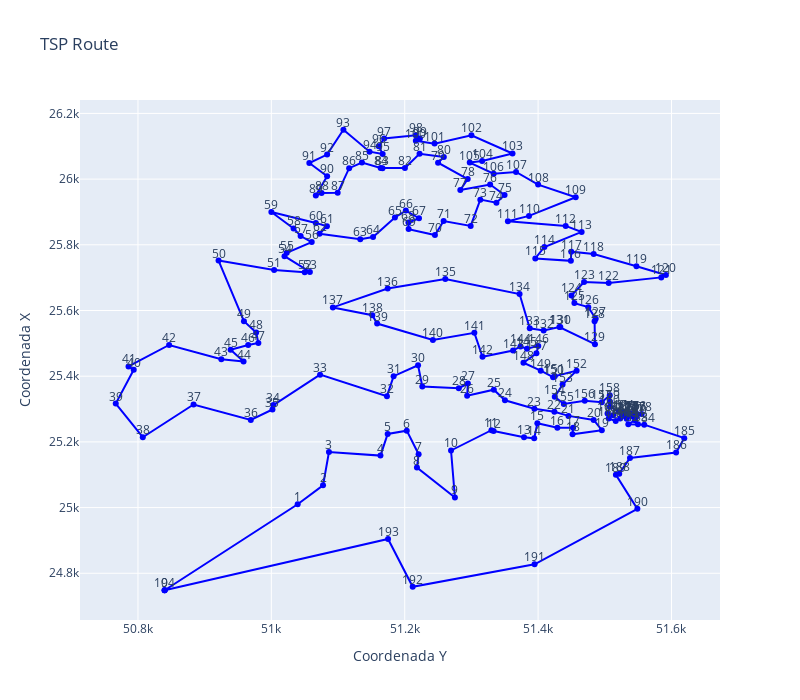

The notebook cell saved with this chart:
### Code cell
plot_route(cities,best_tour)

### Figure 1 — Plotly figure (JSON) as saved in the notebook; plotly's stock layout.template omitted (floating-point values rounded to 4 significant figures; data arrays with more than 128 entries replaced by an {"elided": "..."} marker saying what was removed)
{"data": [{"marker": {"color": "blue", "size": 6}, "mode": "lines+markers", "name": "Ruta", "type": "scatter", "x": {"elided": "196 float values"}, "y": {"elided": "196 float values"}}, {"mode": "text", "text": ["0"], "textposition": "top center", "type": "scatter", "x": [50840], "y": [24750.0]}, {"mode": "text", "text": ["1"], "textposition": "top center", "type": "scatter", "x": [51040.0], "y": [25010]}, {"mode": "text", "text": ["2"], "textposition": "top center", "type": "scatter", "x": [51080.0], "y": [25070.0]}, {"mode": "text", "text": ["3"], "textposition": "top center", "type": "scatter", "x": [51090.0], "y": [25170.0]}, {"mode": "text", "text": ["4"], "textposition": "top center", "type": "scatter", "x": [51160.0], "y": [25160.0]}, {"mode": "text", "text": ["5"], "textposition": "top center", "type": "scatter", "x": [51170.0], "y": [25220.0]}, {"mode": "text", "text": ["6"], "textposition": "top center", "type": "scatter", "x": [51200.0], "y": [25230.0]}, {"mode": "text", "text": ["7"], "textposition": "top center", "type": "scatter", "x": [51220.0], "y": [25160.0]}, {"mode": "text", "text": ["8"], "textposition": "top center", "type": "scatter", "x": [51220.0], "y": [25120.0]}, {"mode": "text", "text": ["9"], "textposition": "top center", "type": "scatter", "x": [51280.0], "y": [25030.0]}, {"mode": "text", "text": ["10"], "textposition": "top center", "type": "scatter", "x": [51270.0], "y": [25170.0]}, {"mode": "text", "text": ["11"], "textposition": "top center", "type": "scatter", "x": [51330], "y": [25240.0]}, {"mode": "text", "text": ["12"], "textposition": "top center", "type": "scatter", "x": [51330.0], "y": [25230.0]}, {"mode": "text", "text": ["13"], "textposition": "top center", "type": "scatter", "x": [51380.0], "y": [25210.0]}, {"mode": "text", "text": ["14"], "textposition": "top center", "type": "scatter", "x": [51390.0], "y": [25210.0]}, {"mode": "text", "text": ["15"], "textposition": "top center", "type": "scatter", "x": [51400.0], "y": [25260.0]}, {"mode": "text", "text": ["16"], "textposition": "top center", "type": "scatter", "x": [51430.0], "y": [25240.0]}, {"mode": "text", "text": ["17"], "textposition": "top center", "type": "scatter", "x": [51450.0], "y": [25240.0]}, {"mode": "text", "text": ["18"], "textposition": "top center", "type": "scatter", "x": [51450.0], "y": [25220.0]}, {"mode": "text", "text": ["19"], "textposition": "top center", "type": "scatter", "x": [51500.0], "y": [25240.0]}, {"mode": "text", "text": ["20"], "textposition": "top center", "type": "scatter", "x": [51480.0], "y": [25270.0]}, {"mode": "text", "text": ["21"], "textposition": "top center", "type": "scatter", "x": [51450.0], "y": [25280.0]}, {"mode": "text", "text": ["22"], "textposition": "top center", "type": "scatter", "x": [51420.0], "y": [25290.0]}, {"mode": "text", "text": ["23"], "textposition": "top center", "type": "scatter", "x": [51390.0], "y": [25300.0]}, {"mode": "text", "text": ["24"], "textposition": "top center", "type": "scatter", "x": [51350.0], "y": [25330.0]}, {"mode": "text", "text": ["25"], "textposition": "top center", "type": "scatter", "x": [51330.0], "y": [25360.0]}, {"mode": "text", "text": ["26"], "textposition": "top center", "type": "scatter", "x": [51290.0], "y": [25340.0]}, {"mode": "text", "text": ["27"], "textposition": "top center", "type": "scatter", "x": [51290.0], "y": [25380.0]}, {"mode": "text", "text": ["28"], "textposition": "top center", "type": "scatter", "x": [51280.0], "y": [25360.0]}, {"mode": "text", "text": ["29"], "textposition": "top center", "type": "scatter", "x": [51230.0], "y": [25370.0]}, {"mode": "text", "text": ["30"], "textposition": "top center", "type": "scatter", "x": [51220], "y": [25430.0]}, {"mode": "text", "text": ["31"], "textposition": "top center", "type": "scatter", "x": [51180.0], "y": [25400]}, {"mode": "text", "text": ["32"], "textposition": "top center", "type": "scatter", "x": [51170.0], "y": [25340.0]}, {"mode": "text", "text": ["33"], "textposition": "top center", "type": "scatter", "x": [51070.0], "y": [25400.0]}, {"mode": "text", "text": ["34"], "textposition": "top center", "type": "scatter", "x": [51000.0], "y": [25310.0]}, {"mode": "text", "text": ["35"], "textposition": "top center", "type": "scatter", "x": [51000.0], "y": [25300.0]}, {"mode": "text", "text": ["36"], "textposition": "top center", "type": "scatter", "x": [50970.0], "y": [25270.0]}, {"mode": "text", "text": ["37"], "textposition": "top center", "type": "scatter", "x": [50880.0], "y": [25310.0]}, {"mode": "text", "text": ["38"], "textposition": "top center", "type": "scatter", "x": [50810.0], "y": [25210.0]}, {"mode": "text", "text": ["39"], "textposition": "top center", "type": "scatter", "x": [50770.0], "y": [25320.0]}, {"mode": "text", "text": ["40"], "textposition": "top center", "type": "scatter", "x": [50790.0], "y": [25420.0]}, {"mode": "text", "text": ["41"], "textposition": "top center", "type": "scatter", "x": [50790.0], "y": [25430.0]}, {"mode": "text", "text": ["42"], "textposition": "top center", "type": "scatter", "x": [50850.0], "y": [25495]}, {"mode": "text", "text": ["43"], "textposition": "top center", "type": "scatter", "x": [50925], "y": [25450.0]}, {"mode": "text", "text": ["44"], "textposition": "top center", "type": "scatter", "x": [50960.0], "y": [25440.0]}, {"mode": "text", "text": ["45"], "textposition": "top center", "type": "scatter", "x": [50940.0], "y": [25480.0]}, {"mode": "text", "text": ["46"], "textposition": "top center", "type": "scatter", "x": [50970.0], "y": [25495]}, {"mode": "text", "text": ["47"], "textposition": "top center", "type": "scatter", "x": [50980.0], "y": [25500.0]}, {"mode": "text", "text": ["48"], "textposition": "top center", "type": "scatter", "x": [50980.0], "y": [25530.0]}, {"mode": "text", "text": ["49"], "textposition": "top center", "type": "scatter", "x": [50960.0], "y": [25570.0]}, {"mode": "text", "text": ["50"], "textposition": "top center", "type": "scatter", "x": [50920.0], "y": [25750.0]}, {"mode": "text", "text": ["51"], "textposition": "top center", "type": "scatter", "x": [51000.0], "y": [25720.0]}, {"mode": "text", "text": ["52"], "textposition": "top center", "type": "scatter", "x": [51050], "y": [25720.0]}, {"mode": "text", "text": ["53"], "textposition": "top center", "type": "scatter", "x": [51060.0], "y": [25720.0]}, {"mode": "text", "text": ["54"], "textposition": "top center", "type": "scatter", "x": [51020.0], "y": [25770.0]}, {"mode": "text", "text": ["55"], "textposition": "top center", "type": "scatter", "x": [51020.0], "y": [25780.0]}, {"mode": "text", "text": ["56"], "textposition": "top center", "type": "scatter", "x": [51060.0], "y": [25810.0]}, {"mode": "text", "text": ["57"], "textposition": "top center", "type": "scatter", "x": [51040.0], "y": [25830.0]}, {"mode": "text", "text": ["58"], "textposition": "top center", "type": "scatter", "x": [51030.0], "y": [25850]}, {"mode": "text", "text": ["59"], "textposition": "top center", "type": "scatter", "x": [51000], "y": [25900]}, {"mode": "text", "text": ["60"], "textposition": "top center", "type": "scatter", "x": [51070.0], "y": [25870.0]}, {"mode": "text", "text": ["61"], "textposition": "top center", "type": "scatter", "x": [51080.0], "y": [25860.0]}, {"mode": "text", "text": ["62"], "textposition": "top center", "type": "scatter", "x": [51070.0], "y": [25830.0]}, {"mode": "text", "text": ["63"], "textposition": "top center", "type": "scatter", "x": [51130.0], "y": [25820.0]}, {"mode": "text", "text": ["64"], "textposition": "top center", "type": "scatter", "x": [51150.0], "y": [25820.0]}, {"mode": "text", "text": ["65"], "textposition": "top center", "type": "scatter", "x": [51190.0], "y": [25880.0]}, {"mode": "text", "text": ["66"], "textposition": "top center", "type": "scatter", "x": [51200.0], "y": [25900.0]}, {"mode": "text", "text": ["67"], "textposition": "top center", "type": "scatter", "x": [51220.0], "y": [25880.0]}, {"mode": "text", "text": ["68"], "textposition": "top center", "type": "scatter", "x": [51210.0], "y": [25870.0]}, {"mode": "text", "text": ["69"], "textposition": "top center", "type": "scatter", "x": [51210.0], "y": [25850.0]}, {"mode": "text", "text": ["70"], "textposition": "top center", "type": "scatter", "x": [51250.0], "y": [25830.0]}, {"mode": "text", "text": ["71"], "textposition": "top center", "type": "scatter", "x": [51260.0], "y": [25870.0]}, {"mode": "text", "text": ["72"], "textposition": "top center", "type": "scatter", "x": [51300.0], "y": [25860.0]}, {"mode": "text", "text": ["73"], "textposition": "top center", "type": "scatter", "x": [51310.0], "y": [25940.0]}, {"mode": "text", "text": ["74"], "textposition": "top center", "type": "scatter", "x": [51340.0], "y": [25930.0]}, {"mode": "text", "text": ["75"], "textposition": "top center", "type": "scatter", "x": [51350.0], "y": [25950.0]}, {"mode": "text", "text": ["76"], "textposition": "top center", "type": "scatter", "x": [51330.0], "y": [25980.0]}, {"mode": "text", "text": ["77"], "textposition": "top center", "type": "scatter", "x": [51280.0], "y": [25970.0]}, {"mode": "text", "text": ["78"], "textposition": "top center", "type": "scatter", "x": [51290.0], "y": [26000.0]}, {"mode": "text", "text": ["79"], "textposition": "top center", "type": "scatter", "x": [51250], "y": [26050]}, {"mode": "text", "text": ["80"], "textposition": "top center", "type": "scatter", "x": [51260.0], "y": [26070.0]}, {"mode": "text", "text": ["81"], "textposition": "top center", "type": "scatter", "x": [51220.0], "y": [26080.0]}, {"mode": "text", "text": ["82"], "textposition": "top center", "type": "scatter", "x": [51200.0], "y": [26030.0]}, {"mode": "text", "text": ["83"], "textposition": "top center", "type": "scatter", "x": [51170.0], "y": [26030.0]}, {"mode": "text", "text": ["84"], "textposition": "top center", "type": "scatter", "x": [51160.0], "y": [26030.0]}, {"mode": "text", "text": ["85"], "textposition": "top center", "type": "scatter", "x": [51140.0], "y": [26050.0]}, {"mode": "text", "text": ["86"], "textposition": "top center", "type": "scatter", "x": [51120.0], "y": [26030.0]}, {"mode": "text", "text": ["87"], "textposition": "top center", "type": "scatter", "x": [51100.0], "y": [25960.0]}, {"mode": "text", "text": ["88"], "textposition": "top center", "type": "scatter", "x": [51080.0], "y": [25960.0]}, {"mode": "text", "text": ["89"], "textposition": "top center", "type": "scatter", "x": [51070.0], "y": [25950]}, {"mode": "text", "text": ["90"], "textposition": "top center", "type": "scatter", "x": [51080.0], "y": [26010.0]}, {"mode": "text", "text": ["91"], "textposition": "top center", "type": "scatter", "x": [51060.0], "y": [26050.0]}, {"mode": "text", "text": ["92"], "textposition": "top center", "type": "scatter", "x": [51080.0], "y": [26070.0]}, {"mode": "text", "text": ["93"], "textposition": "top center", "type": "scatter", "x": [51110.0], "y": [26150.0]}, {"mode": "text", "text": ["94"], "textposition": "top center", "type": "scatter", "x": [51150.0], "y": [26080.0]}, {"mode": "text", "text": ["95"], "textposition": "top center", "type": "scatter", "x": [51170.0], "y": [26080.0]}, {"mode": "text", "text": ["96"], "textposition": "top center", "type": "scatter", "x": [51160.0], "y": [26100.0]}, {"mode": "text", "text": ["97"], "textposition": "top center", "type": "scatter", "x": [51170.0], "y": [26120.0]}, {"mode": "text", "text": ["98"], "textposition": "top center", "type": "scatter", "x": [51220.0], "y": [26130.0]}, {"mode": "text", "text": ["99"], "textposition": "top center", "type": "scatter", "x": [51220.0], "y": [26120.0]}, {"mode": "text", "text": ["100"], "textposition": "top center", "type": "scatter", "x": [51220.0], "y": [26120.0]}, {"mode": "text", "text": ["101"], "textposition": "top center", "type": "scatter", "x": [51240.0], "y": [26110.0]}, {"mode": "text", "text": ["102"], "textposition": "top center", "type": "scatter", "x": [51300], "y": [26130.0]}, {"mode": "text", "text": ["103"], "textposition": "top center", "type": "scatter", "x": [51360.0], "y": [26080.0]}, {"mode": "text", "text": ["104"], "textposition": "top center", "type": "scatter", "x": [51320.0], "y": [26055]}, {"mode": "text", "text": ["105"], "textposition": "top center", "type": "scatter", "x": [51300.0], "y": [26050.0]}, {"mode": "text", "text": ["106"], "textposition": "top center", "type": "scatter", "x": [51330.0], "y": [26020.0]}, {"mode": "text", "text": ["107"], "textposition": "top center", "type": "scatter", "x": [51370.0], "y": [26020.0]}, {"mode": "text", "text": ["108"], "textposition": "top center", "type": "scatter", "x": [51400], "y": [25980.0]}, {"mode": "text", "text": ["109"], "textposition": "top center", "type": "scatter", "x": [51460.0], "y": [25940.0]}, {"mode": "text", "text": ["110"], "textposition": "top center", "type": "scatter", "x": [51390.0], "y": [25890.0]}, {"mode": "text", "text": ["111"], "textposition": "top center", "type": "scatter", "x": [51350.0], "y": [25870.0]}, {"mode": "text", "text": ["112"], "textposition": "top center", "type": "scatter", "x": [51440.0], "y": [25860.0]}, {"mode": "text", "text": ["113"], "textposition": "top center", "type": "scatter", "x": [51470.0], "y": [25840.0]}, {"mode": "text", "text": ["114"], "textposition": "top center", "type": "scatter", "x": [51410.0], "y": [25790.0]}, {"mode": "text", "text": ["115"], "textposition": "top center", "type": "scatter", "x": [51400.0], "y": [25760.0]}, {"mode": "text", "text": ["116"], "textposition": "top center", "type": "scatter", "x": [51450.0], "y": [25750.0]}, {"mode": "text", "text": ["117"], "textposition": "top center", "type": "scatter", "x": [51450.0], "y": [25780.0]}, {"mode": "text", "text": ["118"], "textposition": "top center", "type": "scatter", "x": [51480.0], "y": [25770.0]}, {"mode": "text", "text": ["119"], "textposition": "top center", "type": "scatter", "x": [51550.0], "y": [25730.0]}, {"mode": "text", "text": ["120"], "textposition": "top center", "type": "scatter", "x": [51590.0], "y": [25710.0]}, {"mode": "text", "text": ["121"], "textposition": "top center", "type": "scatter", "x": [51580.0], "y": [25700.0]}, {"mode": "text", "text": ["122"], "textposition": "top center", "type": "scatter", "x": [51510.0], "y": [25680.0]}, {"mode": "text", "text": ["123"], "textposition": "top center", "type": "scatter", "x": [51470.0], "y": [25690.0]}, {"mode": "text", "text": ["124"], "textposition": "top center", "type": "scatter", "x": [51450], "y": [25650.0]}, {"mode": "text", "text": ["125"], "textposition": "top center", "type": "scatter", "x": [51450.0], "y": [25620.0]}, {"mode": "text", "text": ["126"], "textposition": "top center", "type": "scatter", "x": [51480.0], "y": [25610.0]}, {"mode": "text", "text": ["127"], "textposition": "top center", "type": "scatter", "x": [51490.0], "y": [25570.0]}, {"mode": "text", "text": ["128"], "textposition": "top center", "type": "scatter", "x": [51480.0], "y": [25570.0]}, {"mode": "text", "text": ["129"], "textposition": "top center", "type": "scatter", "x": [51490.0], "y": [25500.0]}, {"mode": "text", "text": ["130"], "textposition": "top center", "type": "scatter", "x": [51430.0], "y": [25550]}, {"mode": "text", "text": ["131"], "textposition": "top center", "type": "scatter", "x": [51430.0], "y": [25550.0]}, {"mode": "text", "text": ["132"], "textposition": "top center", "type": "scatter", "x": [51410.0], "y": [25540.0]}, {"mode": "text", "text": ["133"], "textposition": "top center", "type": "scatter", "x": [51390.0], "y": [25550.0]}, {"mode": "text", "text": ["134"], "textposition": "top center", "type": "scatter", "x": [51370.0], "y": [25650]}, {"mode": "text", "text": ["135"], "textposition": "top center", "type": "scatter", "x": [51260.0], "y": [25700.0]}, {"mode": "text", "text": ["136"], "textposition": "top center", "type": "scatter", "x": [51170.0], "y": [25670.0]}, {"mode": "text", "text": ["137"], "textposition": "top center", "type": "scatter", "x": [51090.0], "y": [25610.0]}, {"mode": "text", "text": ["138"], "textposition": "top center", "type": "scatter", "x": [51150.0], "y": [25590.0]}, {"mode": "text", "text": ["139"], "textposition": "top center", "type": "scatter", "x": [51160.0], "y": [25560.0]}, {"mode": "text", "text": ["140"], "textposition": "top center", "type": "scatter", "x": [51240.0], "y": [25510.0]}, {"mode": "text", "text": ["141"], "textposition": "top center", "type": "scatter", "x": [51300.0], "y": [25530.0]}, {"mode": "text", "text": ["142"], "textposition": "top center", "type": "scatter", "x": [51320.0], "y": [25460.0]}, {"mode": "text", "text": ["143"], "textposition": "top center", "type": "scatter", "x": [51360.0], "y": [25480.0]}, {"mode": "text", "text": ["144"], "textposition": "top center", "type": "scatter", "x": [51370.0], "y": [25490.0]}, {"mode": "text", "text": ["145"], "textposition": "top center", "type": "scatter", "x": [51380.0], "y": [25480.0]}, {"mode": "text", "text": ["146"], "textposition": "top center", "type": "scatter", "x": [51400.0], "y": [25490.0]}, {"mode": "text", "text": ["147"], "textposition": "top center", "type": "scatter", "x": [51400.0], "y": [25470.0]}, {"mode": "text", "text": ["148"], "textposition": "top center", "type": "scatter", "x": [51380.0], "y": [25440.0]}, {"mode": "text", "text": ["149"], "textposition": "top center", "type": "scatter", "x": [51400.0], "y": [25420.0]}, {"mode": "text", "text": ["150"], "textposition": "top center", "type": "scatter", "x": [51420.0], "y": [25400.0]}, {"mode": "text", "text": ["151"], "textposition": "top center", "type": "scatter", "x": [51425], "y": [25400]}, {"mode": "text", "text": ["152"], "textposition": "top center", "type": "scatter", "x": [51460.0], "y": [25420.0]}, {"mode": "text", "text": ["153"], "textposition": "top center", "type": "scatter", "x": [51440.0], "y": [25370.0]}, {"mode": "text", "text": ["154"], "textposition": "top center", "type": "scatter", "x": [51425], "y": [25340.0]}, {"mode": "text", "text": ["155"], "textposition": "top center", "type": "scatter", "x": [51440.0], "y": [25320.0]}, {"mode": "text", "text": ["156"], "textposition": "top center", "type": "scatter", "x": [51470], "y": [25330.0]}, {"mode": "text", "text": ["157"], "textposition": "top center", "type": "scatter", "x": [51500.0], "y": [25320.0]}, {"mode": "text", "text": ["158"], "textposition": "top center", "type": "scatter", "x": [51510.0], "y": [25340.0]}, {"mode": "text", "text": ["159"], "textposition": "top center", "type": "scatter", "x": [51510.0], "y": [25320.0]}, {"mode": "text", "text": ["160"], "textposition": "top center", "type": "scatter", "x": [51510.0], "y": [25310.0]}, {"mode": "text", "text": ["161"], "textposition": "top center", "type": "scatter", "x": [51520.0], "y": [25290.0]}, {"mode": "text", "text": ["162"], "textposition": "top center", "type": "scatter", "x": [51510.0], "y": [25280.0]}, {"mode": "text", "text": ["163"], "textposition": "top center", "type": "scatter", "x": [51500.0], "y": [25290.0]}, {"mode": "text", "text": ["164"], "textposition": "top center", "type": "scatter", "x": [51510.0], "y": [25270.0]}, {"mode": "text", "text": ["165"], "textposition": "top center", "type": "scatter", "x": [51520.0], "y": [25260.0]}, {"mode": "text", "text": ["166"], "textposition": "top center", "type": "scatter", "x": [51520.0], "y": [25270.0]}, {"mode": "text", "text": ["167"], "textposition": "top center", "type": "scatter", "x": [51530.0], "y": [25280.0]}, {"mode": "text", "text": ["168"], "textposition": "top center", "type": "scatter", "x": [51530.0], "y": [25270.0]}, {"mode": "text", "text": ["169"], "textposition": "top center", "type": "scatter", "x": [51530.0], "y": [25280.0]}, {"mode": "text", "text": ["170"], "textposition": "top center", "type": "scatter", "x": [51535], "y": [25280.0]}, {"mode": "text", "text": ["171"], "textposition": "top center", "type": "scatter", "x": [51530.0], "y": [25280.0]}, {"mode": "text", "text": ["172"], "textposition": "top center", "type": "scatter", "x": [51530.0], "y": [25290.0]}, {"mode": "text", "text": ["173"], "textposition": "top center", "type": "scatter", "x": [51530.0], "y": [25290.0]}, {"mode": "text", "text": ["174"], "textposition": "top center", "type": "scatter", "x": [51530.0], "y": [25290.0]}, {"mode": "text", "text": ["175"], "textposition": "top center", "type": "scatter", "x": [51540.0], "y": [25290.0]}, {"mode": "text", "text": ["176"], "textposition": "top center", "type": "scatter", "x": [51550.0], "y": [25290.0]}, {"mode": "text", "text": ["177"], "textposition": "top center", "type": "scatter", "x": [51550.0], "y": [25280.0]}, {"mode": "text", "text": ["178"], "textposition": "top center", "type": "scatter", "x": [51560.0], "y": [25280.0]}, {"mode": "text", "text": ["179"], "textposition": "top center", "type": "scatter", "x": [51550.0], "y": [25280.0]}, {"mode": "text", "text": ["180"], "textposition": "top center", "type": "scatter", "x": [51540.0], "y": [25280.0]}, {"mode": "text", "text": ["181"], "textposition": "top center", "type": "scatter", "x": [51550.0], "y": [25270.0]}, {"mode": "text", "text": ["182"], "textposition": "top center", "type": "scatter", "x": [51540.0], "y": [25250.0]}, {"mode": "text", "text": ["183"], "textposition": "top center", "type": "scatter", "x": [51550.0], "y": [25250.0]}, {"mode": "text", "text": ["184"], "textposition": "top center", "type": "scatter", "x": [51560.0], "y": [25250.0]}, {"mode": "text", "text": ["185"], "textposition": "top center", "type": "scatter", "x": [51620.0], "y": [25210.0]}, {"mode": "text", "text": ["186"], "textposition": "top center", "type": "scatter", "x": [51610.0], "y": [25170.0]}, {"mode": "text", "text": ["187"], "textposition": "top center", "type": "scatter", "x": [51540.0], "y": [25150.0]}, {"mode": "text", "text": ["188"], "textposition": "top center", "type": "scatter", "x": [51520.0], "y": [25100.0]}, {"mode": "text", "text": ["189"], "textposition": "top center", "type": "scatter", "x": [51520.0], "y": [25100]}, {"mode": "text", "text": ["190"], "textposition": "top center", "type": "scatter", "x": [51550.0], "y": [25000.0]}, {"mode": "text", "text": ["191"], "textposition": "top center", "type": "scatter", "x": [51390.0], "y": [24830.0]}, {"mode": "text", "text": ["192"], "textposition": "top center", "type": "scatter", "x": [51210.0], "y": [24760.0]}, {"mode": "text", "text": ["193"], "textposition": "top center", "type": "scatter", "x": [51175], "y": [24900.0]}, {"mode": "text", "text": ["194"], "textposition": "top center", "type": "scatter", "x": [50840], "y": [24750.0]}], "layout": {"height": 700, "showlegend": false, "title": {"text": "TSP Route"}, "width": 800, "xaxis": {"title": {"text": "Coordenada Y"}}, "yaxis": {"title": {"text": "Coordenada X"}}}}
